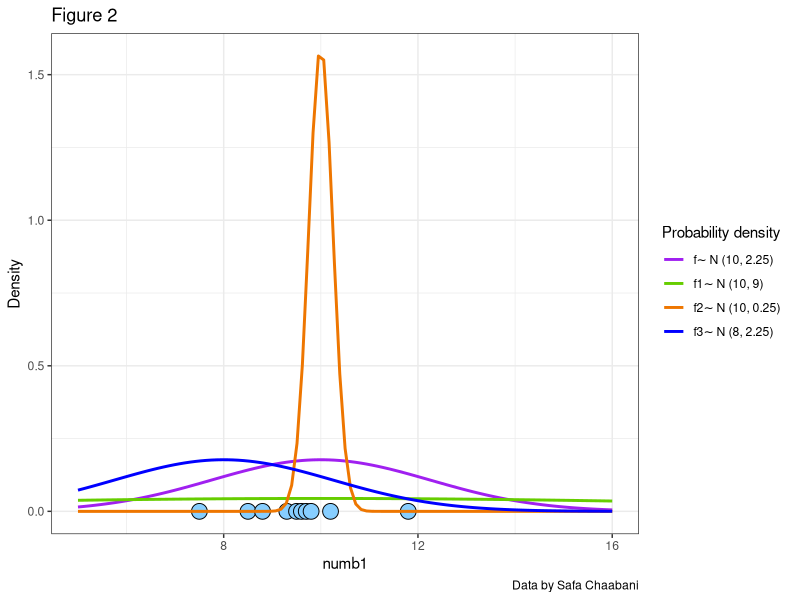
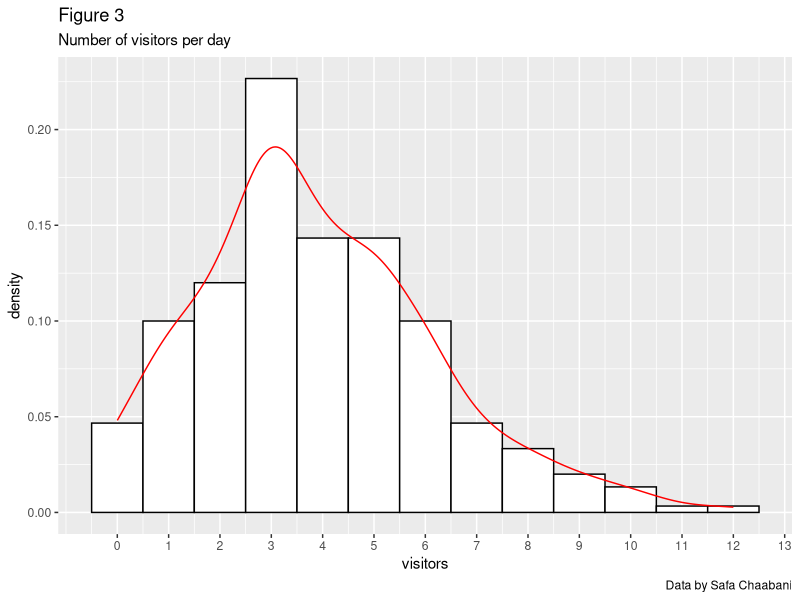

These figures' R source, in order:
## ---- chunk 1

# add all packages that need loading
library(tidyverse)
library(gridExtra)

# source figure settings
#source("../StatisticsInR/Files/biostats_theme.R")

# set warning to be off for all chunks
knitr::opts_chunk$set(warning = FALSE, message = FALSE, echo = TRUE)

## ---- chunk 2

# import data for the example
datafile <- read_csv("./Files/destr_example.csv")

## ---- chunk 3

numb<- rep(0, 10)
numb1<-c(7.5,8.5,8.8,9.3,9.5,9.6,9.7,9.8,10.2,11.8)
data1<-as.data.frame (cbind(numb1,numb))

p<-ggplot(data1, aes(x=numb1, y=numb))+ geom_point(shape = 21, colour = "black", fill = "skyblue1", size = 5)
  
  p+stat_function(fun = dnorm, args = list(mean = 10, sd = 2.25),aes(col="purple"),size=1) + 
 stat_function(fun = dnorm , args = list(mean = 10, sd = 9),aes(col="chartreuse3"),size=1)+
  stat_function(fun = dnorm, args = list(mean = 10, sd = 0.25), aes(col="darkorange2"),size=1)+
  stat_function(fun = dnorm, args = list(mean = 8, sd = 2.25),aes(colour="blue"),size=1)+ylab("Density") +
  scale_x_continuous( limits = c(5,16)) +
    theme_bw()+
    scale_color_identity(
                       name="Probability density ",
                       breaks=c("purple", "chartreuse3", "darkorange2","blue"),
                       labels=c("f∼ N (10, 2.25)", "f1∼ N (10, 9)", "f2∼ N (10, 0.25)","f3∼ N (8, 2.25)"), guide="legend")+ labs(title = "Figure 2", caption = "Data by Safa Chaabani")
## ---- chunk 4
set.seed(2019)
sample = rnorm(500)
prod(dnorm(sample))
## ---- chunk 5
sample2 = rnorm(100, sd = 0.01)
prod(dnorm(sample2, sd = 0.01))
## ---- chunk 6
set.seed(2019)
sample = rnorm(1000)
prod(dnorm(sample))
## ---- chunk 7
library(ggplot2)

data3 <- read.csv("./Files/visitors.csv",header = TRUE, sep=";")

ggplot(data3) + 
     geom_histogram(
                   aes(x=visitors,
                       y=..density..
                ), binwidth = 1,colour= "black", fill = "white") +  scale_x_continuous(breaks = seq(0, 13, 1))+
    geom_density(aes(x=visitors,
                     y=..density..),colour= "red")+
  labs(title="Figure 3", subtitle="Number of visitors per day",
       caption = "Data by Safa Chaabani") 
